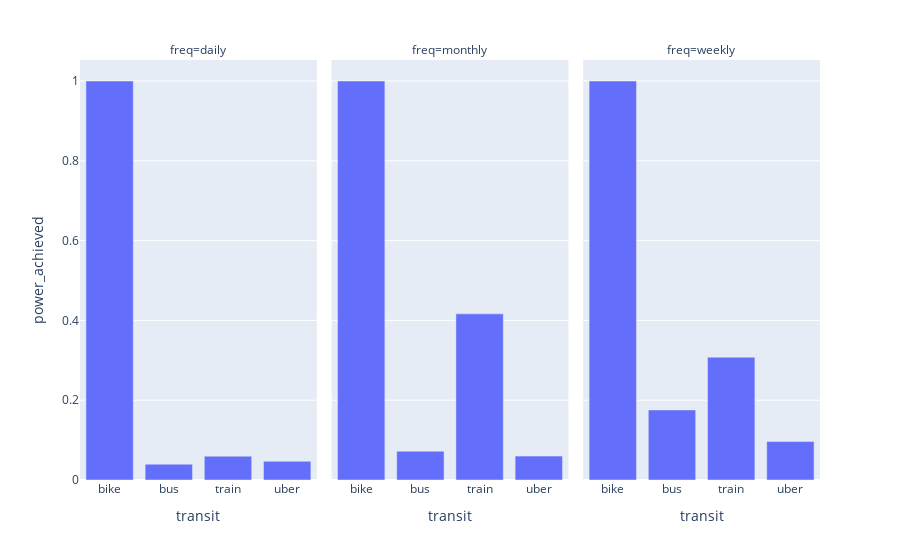

Source (notebook cell):
### Code cell
px.bar(model_power.reset_index(), x='transit', y='power_achieved', facet_col='freq')
# We are still under-powered even for controlling for some variance via AR(p)

### Figure 1 — Plotly figure (JSON) as saved in the notebook; plotly's stock layout.template omitted (floating-point values rounded to 4 significant figures)
{"data": [{"alignmentgroup": "True", "hovertemplate": "freq=daily<br>transit=%{x}<br>power_achieved=%{y}<extra></extra>", "legendgroup": "", "marker": {"color": "#636efa", "pattern": {"shape": ""}}, "name": "", "offsetgroup": "", "orientation": "v", "showlegend": false, "textposition": "auto", "type": "bar", "x": ["bike", "bus", "train", "uber"], "xaxis": "x", "y": [1.0, 0.03966, 0.05969, 0.04695], "yaxis": "y"}, {"alignmentgroup": "True", "hovertemplate": "freq=monthly<br>transit=%{x}<br>power_achieved=%{y}<extra></extra>", "legendgroup": "", "marker": {"color": "#636efa", "pattern": {"shape": ""}}, "name": "", "offsetgroup": "", "orientation": "v", "showlegend": false, "textposition": "auto", "type": "bar", "x": ["bike", "bus", "train", "uber"], "xaxis": "x2", "y": [1, 0.07221, 0.4165, 0.05986], "yaxis": "y2"}, {"alignmentgroup": "True", "hovertemplate": "freq=weekly<br>transit=%{x}<br>power_achieved=%{y}<extra></extra>", "legendgroup": "", "marker": {"color": "#636efa", "pattern": {"shape": ""}}, "name": "", "offsetgroup": "", "orientation": "v", "showlegend": false, "textposition": "auto", "type": "bar", "x": ["bike", "bus", "train", "uber"], "xaxis": "x3", "y": [1, 0.1756, 0.3078, 0.09631], "yaxis": "y3"}], "layout": {"annotations": [{"font": {}, "showarrow": false, "text": "freq=daily", "x": 0.16, "xanchor": "center", "xref": "paper", "y": 1, "yanchor": "bottom", "yref": "paper"}, {"font": {}, "showarrow": false, "text": "freq=monthly", "x": 0.5, "xanchor": "center", "xref": "paper", "y": 1, "yanchor": "bottom", "yref": "paper"}, {"font": {}, "showarrow": false, "text": "freq=weekly", "x": 0.84, "xanchor": "center", "xref": "paper", "y": 1, "yanchor": "bottom", "yref": "paper"}], "barmode": "relative", "legend": {"tracegroupgap": 0}, "margin": {"t": 60}, "xaxis": {"anchor": "y", "domain": [0, 0.32], "title": {"text": "transit"}}, "xaxis2": {"anchor": "y2", "domain": [0.34, 0.66], "matches": "x", "title": {"text": "transit"}}, "xaxis3": {"anchor": "y3", "domain": [0.68, 1.0], "matches": "x", "title": {"text": "transit"}}, "yaxis": {"anchor": "x", "domain": [0, 1], "title": {"text": "power_achieved"}}, "yaxis2": {"anchor": "x2", "domain": [0, 1], "matches": "y", "showticklabels": false}, "yaxis3": {"anchor": "x3", "domain": [0, 1], "matches": "y", "showticklabels": false}}}
